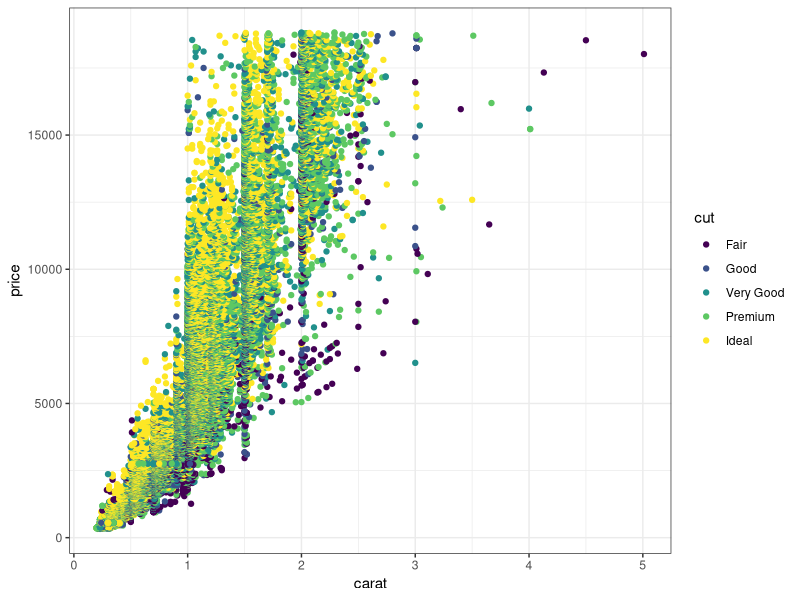
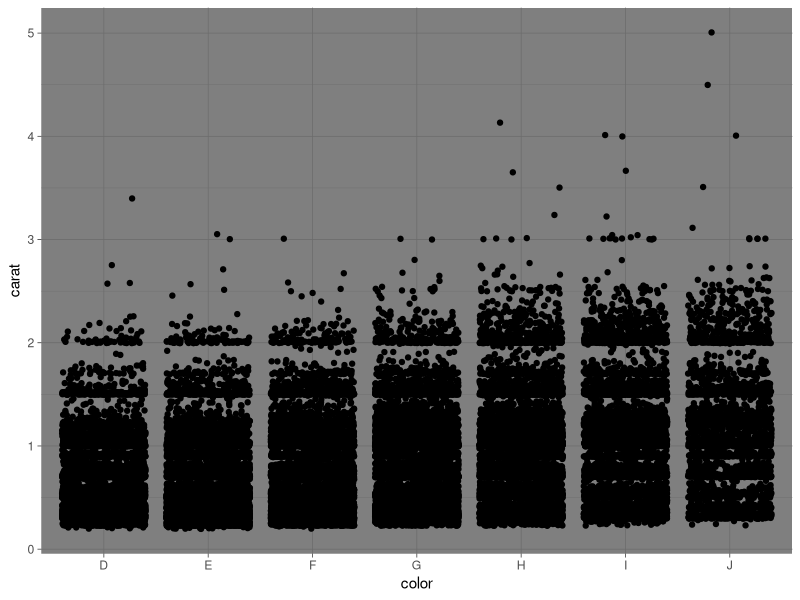

R code for these plots, in order:
## ---- chunk 1
knitr::opts_chunk$set(echo = TRUE)
library(tidyverse)
## ---- chunk 2
# Partner 1: 
# Run the code below to see the original graph
# Change the code below to make the point color change based on 'cut', and update the theme to theme_bw()

ggplot(data = diamonds, aes(x = carat, y = price)) +
  geom_point(aes(color = cut)) +
  theme_bw()
## ---- chunk 3
# Partner 2: 
# Run the code below to see the original graph
# Change the code below to make the geom a geom_jitter, and update the theme to theme_light. 

ggplot(data = diamonds, aes(x = color, y = carat)) +
  geom_jitter() +
  theme_dark()
